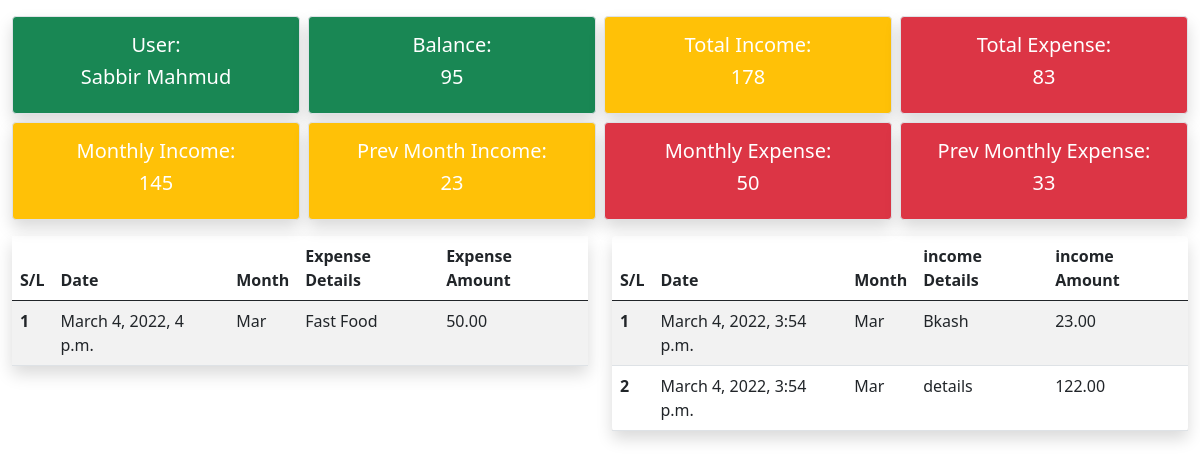
The app's page / (signed in) with its own data.
### history/models.py (models this page shows, shortened)
class Expense(models.Model):
    user = models.ForeignKey(User, on_delete=models.CASCADE)
    expense_details = models.CharField(max_length=100)
    amount = models.DecimalField(max_digits=50, decimal_places=2)
    date = models.DateTimeField(auto_now_add=True)
    month = models.ForeignKey(Month, on_delete=models.CASCADE)
    year = models.ForeignKey(Year, on_delete=models.CASCADE)

class Month(models.Model):
    month = models.CharField(max_length=10)
    active = models.BooleanField(default=False)
    def __str__(self):
        return self.month

class Income(models.Model):
    user = models.ForeignKey(User, on_delete=models.CASCADE)
    income_details = models.CharField(max_length=100)
    amount = models.DecimalField(max_digits=50, decimal_places=2)
    date = models.DateTimeField(auto_now_add=True)
    month = models.ForeignKey(Month, on_delete=models.CASCADE)
    year = models.ForeignKey(Year, on_delete=models.CASCADE)

### history/views.py (the view, shortened to what this page needs)
# urls.py: path('', views.dashboard, name='dashboard'),
@login_required(login_url='login')
def dashboard(request):
    month = datetime.datetime.now().month
    year = datetime.datetime.now().year
    active_date(month)
    active_year(year)
    actived_month = Month.objects.get(active=True)
    actived_year = Year.objects.get(active=True)
    user = request.user
    total_earn = 0
    if Income.objects.filter(user=user):
        total_earn = Income.objects.filter(
            user=user).aggregate(Sum('amount'))['amount__sum']
    monthly_earn = 0
    if Income.objects.filter(Q(month__active=True) & Q(
            year__active=True)):
        monthly_earn = Income.objects.filter(Q(user=user) & Q(month__active=True) & Q(
            year__active=True)).aggregate(Sum('amount'))['amount__sum']
    total_expense = 0
    if Expense.objects.filter(user=user):
        total_expense = Expense.objects.filter(
            user=user).aggregate(Sum('amount'))['amount__sum']
    monthly_expense = 0
    if Expense.objects.filter(Q(user=user) & Q(month__active=True) & Q(
            year__active=True)):
        monthly_expense = Expense.objects.filter(Q(user=user) & Q(month__active=True) & Q(
            year__active=True)).aggregate(Sum('amount'))['amount__sum']
    prev_monthly_expense = 0
    prev_id = actived_month.id - 1
    prev_month = Month.objects.filter(id=prev_id).first()
    if Expense.objects.filter(Q(user=user) & Q(month=prev_month) & Q(year__active=True)):
        prev_monthly_expense = Expense.objects.filter(Q(user=user) & Q(month=prev_month) & Q(
            year__active=True)).aggregate(Sum('amount'))['amount__sum']
        print(prev_monthly_expense)
    prev_monthly_income = 0
    if Income.objects.filter(Q(user=user) & Q(month=prev_month) & Q(year__active=True)):
        prev_monthly_income = Income.objects.filter(Q(user=user) & Q(month=prev_month) & Q(
            year__active=True)).aggregate(Sum('amount'))['amount__sum']
    balance = total_earn - total_expense
    earns = Income.objects.filter(Q(user=user) & Q(
        month__active=True)).order_by('-id')[:5]
    expenses = Expense.objects.filter(
        Q(user=user) & Q(month__active=True)).order_by('-id')[:5]
    income_form = IncomeForm(
        initial={'user': user, 'month': actived_month, 'year': actived_year})
    expense_form = ExpenseForm(
        initial={'user': user, 'month': actived_month, 'year': actived_year})
    context = {
        'total_earn': total_earn,
        'monthly_earn': monthly_earn,
        'total_expense': total_expense,
        'monthly_expense': monthly_expense,
        'prev_monthly_expense': prev_monthly_expense,
        'balance': balance,
        'earns': earns,
        'expenses': expenses,
        'income_form': income_form,
        'expense_form': expense_form,
        'prev_monthly_income': prev_monthly_income,
    }
    return render(request, 'history/dashboard.html', context)

### history/models.py (called while the page is built)
    def __str__(self):
        return self.year

### history/templates/history/dashboard.html (shortened to what this page needs)
{% load crispy_forms_tags %}
<!DOCTYPE html>
<html lang="en">
<head>
    <link href="https://cdn.jsdelivr.net/npm/bootstrap@5.0.2/dist/css/bootstrap.min.css" rel="stylesheet"
>
</head>
<body>
    <header class="header-area">
        <div class="container-fluid">
            <div class="row row-cols-lg-4 row-cols-sm-1 row-cols-1 g-2 mt-2">
                <div class="col">
                    <div class="p-3 border bg-success rounded shadow">
                        <a class="text-decoration-none" href="{% url 'task_list' %}">
                            <h5 class="text-white text-center">User: </h5>
                        </a>
                        <h5 class="text-white text-center">{{request.user.first_name}} {{request.user.last_name}}</h5>
                    </div>
                </div>
                <div class="col">
                    <div class="p-3 border bg-success rounded shadow">
                        <a class="text-decoration-none" href="{% url 'dashboard' %}">
                            <h5 class="text-white text-center">Balance: </h5>
                        </a>
                        <h5 class="text-white text-center">{{balance}}</h5>
                    </div>
                </div>
                <div class="col">
                    <div class="p-3 border bg-warning rounded shadow">
                        <a class="text-decoration-none" href="{% url 'incomes' %}">
                            <h5 class="text-white text-center">Total Income: </h5>
                        </a>
                        <h5 class="text-white text-center">{{total_earn}}</h5>
                    </div>
                </div>
                <div class="col">
                    <div class="p-3 border bg-danger rounded shadow">
                        <a class="text-decoration-none" href="{% url 'expenses' %}">
                            <h5 class="text-white text-center">Total Expense: </h5>
                        </a>
                        <h5 class="text-white text-center">{{total_expense}}</h5>
                    </div>
                </div>
                <div class="col">
                    <div class="p-3 border bg-warning rounded shadow">
                            <h5 class="text-white text-center">Monthly Income: </h5>
                        <h5 class="text-white text-center">{% if monthly_earn %}{{monthly_earn}}{% else %}0{% endif %}
                        </h5>
                    </div>
                </div>
                <div class="col">
                    <div class="p-3 border bg-warning rounded shadow">
                            <h5 class="text-white text-center">Prev Month Income: </h5>
                        <h5 class="text-white text-center">{% if prev_monthly_income %}{{prev_monthly_income}}{% else %}0{% endif %}
                        </h5>
                    </div>
                </div>
                <div class="col">
                    <div class="p-3 border bg-danger rounded shadow">
                            <h5 class="text-white text-center">Monthly Expense: </h5>
                        <h5 class="text-white text-center">{{monthly_expense}}</h5>
                    </div>
                </div>
                <div class="col">
                    <div class="p-3 border bg-danger rounded shadow">
                            <h5 class="text-white text-center">Prev Monthly Expense: </h5>
                        <h5 class="text-white text-center">{{prev_monthly_expense}}</h5>
                    </div>
                </div>
            </div>
        </div>
    </header>
    {% block content %}
    <section class="mt-3">
        <div class="container-fluid">
            <div class="d-none d-lg-block">
                <div class="row">
                    <div class="col-lg-6">
                        <table class="table table-striped table-hover shadow">
                            <thead>
                                <tr>
                                    <th scope="col">S/L</th>
                                    <th scope="col">Date</th>
                                    <th scope="col">Month</th>
                                    <th scope="col">Expense Details</th>
                                    <th scope="col">Expense Amount</th>
                                </tr>
                            </thead>
                            <tbody>
                                {% for expense in expenses %}
                                <tr>
                                    <th>{{forloop.counter}}</th>
                                    <td>{{expense.date}}</td>
                                    <td>{{expense.month}}</td>
                                    <td>{{expense.expense_details}}</td>
                                    <td>{{expense.amount}}</td>
                                </tr>
                                {% endfor %}
                        </table>
                    </div>
                    <div class="col-lg-6">
                        <table class="table table-striped table-hover rounded shadow">
                            <thead>
                                <tr>
                                    <th scope="col">S/L</th>
                                    <th scope="col">Date</th>
                                    <th scope="col">Month</th>
                                    <th scope="col">income Details</th>
                                    <th scope="col">income Amount</th>
                                </tr>
                            </thead>
                            <tbody>
                                {% for earn in earns %}
                                <tr>
                                    <th>{{forloop.counter}}</th>
                                    <td>{{earn.date}}</td>
                                    <td>{{earn.month}}</td>
                                    <td>{{earn.income_details}}</td>
                                    <td>{{earn.amount}}</td>
                                </tr>
                                {% endfor %}
                        </table>
                    </div>
                </div>
            </div>
    </section>
    {% endblock content %}
</body>
</html>

### records on screen
Expense: date "March 4, 2022, 4 p.m.", month "Mar", expense_details "Fast Food", amount "50.00"
Income: date "March 4, 2022, 3:54 p.m.", month "Mar", income_details "Bkash", amount "23.00"
Income: date "March 4, 2022, 3:54 p.m.", month "Mar", income_details "details", amount "122.00"

### other values on screen
{{ request.user.first_name }} "Sabbir"
{{ request.user.last_name }} "Mahmud"
{{ balance }} "95"
{{ total_earn }} "178"
{{ total_expense }} "83"
{{ monthly_earn }} "145"
{{ prev_monthly_income }} "23"
{{ monthly_expense }} "50"
{{ prev_monthly_expense }} "33"
